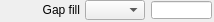
   <widget class="caFrame" name="caFrame_41">
    <property name="geometry">
     <rect>
      <x>111</x>
      <y>520</y>
      <width>214</width>
      <height>22</height>
     </rect>
    </property>
    <widget class="caLineEdit" name="caLineEdit_26">
     <property name="geometry">
      <rect>
       <x>151</x>
       <y>1</y>
       <width>61</width>
       <height>18</height>
      </rect>
     </property>
     <property name="alignment">
      <set>Qt::AlignAbsolute|Qt::AlignCenter|Qt::AlignHCenter|Qt::AlignVCenter</set>
     </property>
     <property name="channel" stdset="0">
      <string>$(P)$(R)GapFill_RBV</string>
     </property>
     <property name="foreground">
      <color>
       <red>10</red>
       <green>0</green>
       <blue>184</blue>
      </color>
     </property>
     <property name="background">
      <color>
       <red>187</red>
       <green>187</green>
       <blue>187</blue>
      </color>
     </property>
     <property name="colorMode">
      <enum>caLineEdit::Static</enum>
     </property>
     <property name="precisionMode">
      <enum>caLineEdit::Channel</enum>
     </property>
     <property name="limitsMode">
      <enum>caLineEdit::Channel</enum>
     </property>
     <property name="maxValue">
      <double>1.000000000000000</double>
     </property>
     <property name="minValue">
      <double>0.000000000000000</double>
     </property>
     <property name="fontScaleMode" stdset="0">
      <enum>caLineEdit::Height</enum>
     </property>
     <property name="formatType">
      <enum>caLineEdit::decimal</enum>
     </property>
    </widget>
    <widget class="caMenu" name="caMenu_6">
     <property name="geometry">
      <rect>
       <x>85</x>
       <y>0</y>
       <width>60</width>
       <height>20</height>
      </rect>
     </property>
     <property name="channel" stdset="0">
      <string>$(P)$(R)GapFill</string>
     </property>
     <property name="colorMode">
      <enum>caMenu::Static</enum>
     </property>
     <property name="foreground">
      <color>
       <red>0</red>
       <green>0</green>
       <blue>0</blue>
      </color>
     </property>
     <property name="background">
      <color>
       <red>115</red>
       <green>223</green>
       <blue>255</blue>
      </color>
     </property>
    </widget>
    <widget class="caLabel" name="caLabel_46">
     <property name="geometry">
      <rect>
       <x>0</x>
       <y>0</y>
       <width>80</width>
       <height>20</height>
      </rect>
     </property>
     <property name="frameShape">
      <enum>QFrame::NoFrame</enum>
     </property>
     <property name="text">
      <string>Gap fill</string>
     </property>
     <property name="alignment">
      <set>Qt::AlignAbsolute|Qt::AlignRight|Qt::AlignTrailing|Qt::AlignVCenter</set>
     </property>
     <property name="fontScaleMode">
      <enum>ESimpleLabel::Height</enum>
     </property>
     <property name="foreground">
      <color>
       <red>0</red>
       <green>0</green>
       <blue>0</blue>
      </color>
     </property>
     <property name="background">
      <color alpha="0">
       <red>0</red>
       <green>0</green>
       <blue>0</blue>
      </color>
     </property>
    </widget>
   </widget>
